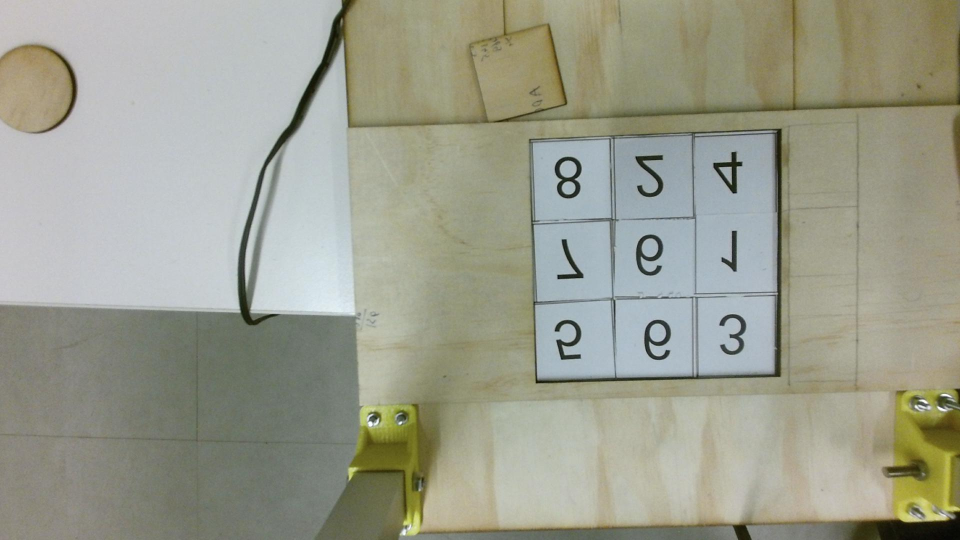
%> input picture Mohammad/TestImage.jpg, 1920 x 1080 px (shown at 1/2 size)
$ octave --eval "result = scanGrid3(imread('TestImage.jpg'));"   (GNU Octave 9; MATLAB toolbox functions it lacks are replaced by stand-ins)
%> lines starting %> are read from the running program, lines starting %| are printed output that depends on the picture
function [scannedNum] = scanGrid3(rgb)
I = rgb;
%> I is the input picture: size 1080x1920x3 uint8; mean R, G, B 155.4, 157, 141.6
idisp(I)
%> (this line was passed over: idisp is not available in this run)
I2 = imcrop(I,[1419 372 150 150]); %[initial u ,initial v,Length, width]
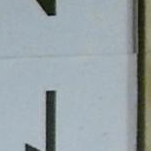
%> I2: size 151x151x3 uint8; mean R, G, B 151.2, 161.9, 166
% subplot(1,2,1)
figure;
idisp(I)
%> (this line was passed over: idisp is not available in this run)
title('Original Image')
% subplot(1,2,2)
figure;
idisp(I2)
%> (this line was passed over: idisp is not available in this run)
title('Cropped Image')
colorImage = I2;
%  colorImage = imread('testing.jpg');
I = rgb2gray(colorImage);
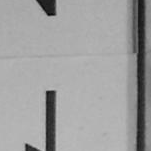
%> I: size 151x151 uint8; min 7, max 196, mean 159.2

% Detect MSER regions.
%> (the run ends here)

$ run again, on Mohammad/cali.jpg
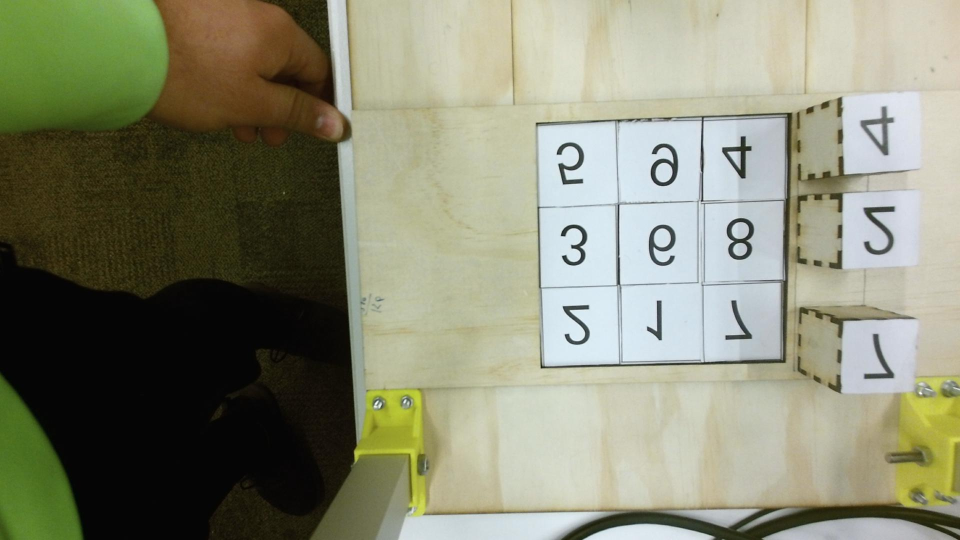
%> input picture Mohammad/cali.jpg, 1920 x 1080 px (shown at 1/2 size)
%> in scanGrid3, I is the input picture: size 1080x1920x3 uint8; mean R, G, B 135.5, 137.3, 115.5
%> in scanGrid3, `I2 = imcrop(I,[1419 372 150 150]);`:
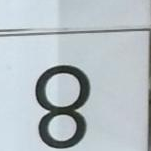
%> I2: size 151x151x3 uint8; mean R, G, B 181.6, 191, 196.3
%> I: size 151x151 uint8
